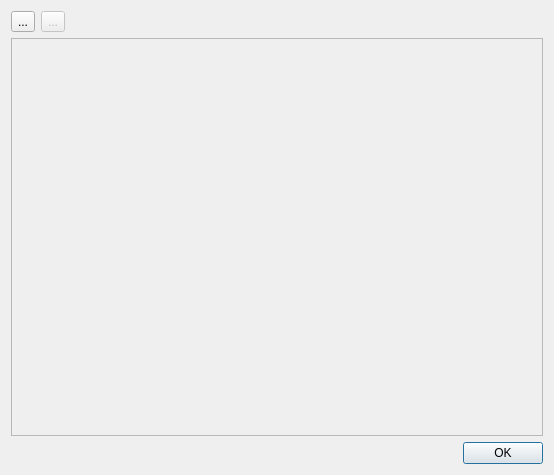
<?xml version="1.0" encoding="UTF-8"?>
<ui version="4.0">
 <class>MountsDialog</class>
 <widget class="QDialog" name="MountsDialog">
  <property name="geometry">
   <rect>
    <x>0</x>
    <y>0</y>
    <width>554</width>
    <height>475</height>
   </rect>
  </property>
  <property name="windowTitle">
   <string>Dialog</string>
  </property>
  <layout class="QVBoxLayout" name="verticalLayout">
   <item>
    <layout class="QHBoxLayout" name="horizontalLayout">
     <item>
      <widget class="QToolButton" name="mountButton">
       <property name="toolTip">
        <string>Mount filesystem</string>
       </property>
       <property name="text">
        <string>...</string>
       </property>
       <property name="icon">
        <iconset theme="document-new"/>
       </property>
      </widget>
     </item>
     <item>
      <widget class="QToolButton" name="unMountButton">
       <property name="enabled">
        <bool>false</bool>
       </property>
       <property name="toolTip">
        <string>Unmount the selected path</string>
       </property>
       <property name="text">
        <string>...</string>
       </property>
       <property name="icon">
        <iconset theme="edit-delete"/>
       </property>
      </widget>
     </item>
     <item>
      <spacer name="horizontalSpacer">
       <property name="orientation">
        <enum>Qt::Horizontal</enum>
       </property>
       <property name="sizeHint" stdset="0">
        <size>
         <width>40</width>
         <height>20</height>
        </size>
       </property>
      </spacer>
     </item>
    </layout>
   </item>
   <item>
    <widget class="QTableView" name="tableView">
     <property name="enabled">
      <bool>false</bool>
     </property>
    </widget>
   </item>
   <item>
    <widget class="QDialogButtonBox" name="buttonBox">
     <property name="orientation">
      <enum>Qt::Horizontal</enum>
     </property>
     <property name="standardButtons">
      <set>QDialogButtonBox::Ok</set>
     </property>
    </widget>
   </item>
  </layout>
 </widget>
 <resources/>
 <connections>
  <connection>
   <sender>buttonBox</sender>
   <signal>accepted()</signal>
   <receiver>MountsDialog</receiver>
   <slot>accept()</slot>
   <hints>
    <hint type="sourcelabel">
     <x>248</x>
     <y>254</y>
    </hint>
    <hint type="destinationlabel">
     <x>157</x>
     <y>274</y>
    </hint>
   </hints>
  </connection>
  <connection>
   <sender>buttonBox</sender>
   <signal>rejected()</signal>
   <receiver>MountsDialog</receiver>
   <slot>reject()</slot>
   <hints>
    <hint type="sourcelabel">
     <x>316</x>
     <y>260</y>
    </hint>
    <hint type="destinationlabel">
     <x>286</x>
     <y>274</y>
    </hint>
   </hints>
  </connection>
 </connections>
</ui>
